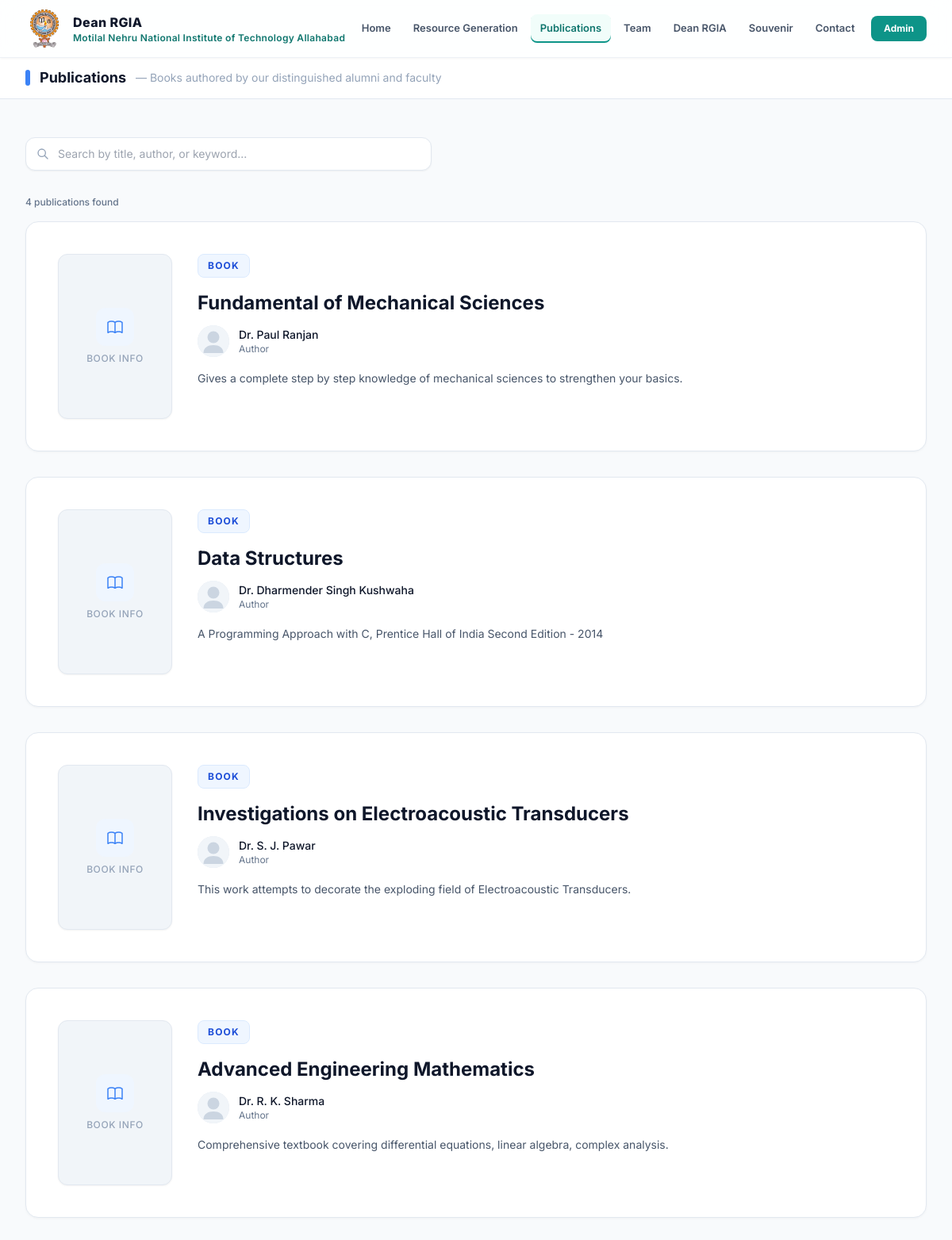
The page /publications.php on the database its author committed.
### tables this page shows
CREATE TABLE IF NOT EXISTS `publications` (
  `id` INT AUTO_INCREMENT PRIMARY KEY,
  `title` VARCHAR(500) NOT NULL,
  `author` VARCHAR(255) NOT NULL,
  `description` TEXT DEFAULT NULL,
  `image` VARCHAR(1000) DEFAULT '',
  `link` VARCHAR(1000) DEFAULT '',
  `created_at` TIMESTAMP DEFAULT CURRENT_TIMESTAMP,
  `updated_at` TIMESTAMP DEFAULT CURRENT_TIMESTAMP ON UPDATE CURRENT_TIMESTAMP
);

### includes/functions.php (called while the page is built, shortened)
<?php
function sanitize($str) {
    return htmlspecialchars(trim($str), ENT_QUOTES, 'UTF-8');
}

### publications.php (the view, shortened to what this page needs)
<?php
require_once __DIR__ . '/includes/functions.php';
$db = getDB();
$publications = $db->query("SELECT * FROM publications ORDER BY created_at DESC")->fetchAll();
include __DIR__ . '/includes/header.php';
?>
<div class="min-h-screen bg-slate-50">
    <div class="bg-white border-b border-slate-200 py-3">
        <div class="max-w-7xl mx-auto px-4 sm:px-6 lg:px-8 flex items-center gap-3">
            <div class="w-1.5 h-5 bg-blue-500 rounded-full"></div>
            <h1 class="text-lg font-bold text-slate-900">Publications</h1>
            <span class="text-slate-400 text-sm hidden sm:inline">— Books authored by our distinguished alumni and faculty</span>
        </div>
    </div>
    <section class="py-12">
        <div class="max-w-7xl mx-auto px-4 sm:px-6 lg:px-8">
            <div class="mb-8">
                <div class="relative max-w-lg">
                    <svg class="absolute left-3.5 top-1/2 -translate-y-1/2 w-4 h-4 text-slate-400" fill="none" viewBox="0 0 24 24" stroke="currentColor"><path stroke-linecap="round" stroke-linejoin="round" stroke-width="2" d="M21 21l-6-6m2-5a7 7 0 11-14 0 7 7 0 0114 0z" /></svg>
                    <input type="text" id="pub-search" placeholder="Search by title, author, or keyword..." class="w-full pl-10 pr-4 py-2.5 rounded-xl bg-white border border-slate-200 text-slate-900 text-sm focus:outline-none focus:ring-2 focus:ring-blue-500/50 shadow-sm">
                </div>
            </div>
            <p id="pub-count" class="text-slate-500 text-xs mb-4 font-medium"></p>
            <?php if (empty($publications)): ?>
                <div class="text-center py-24 glass-card"><p class="text-slate-500 text-lg">No publications found.</p></div>
            <?php else: ?>
            <div id="pub-list" class="space-y-8">
                <?php foreach ($publications as $index => $pub): ?>
                <div class="pub-item glass-card p-8 md:p-10 flex flex-col md:flex-row gap-8 items-start animate-fade-in-up group relative overflow-hidden"
                     data-title="<?php echo strtolower(sanitize($pub['title'])); ?>"
                     data-author="<?php echo strtolower(sanitize($pub['author'])); ?>"
                     data-description="<?php echo strtolower(sanitize($pub['description'] ?? '')); ?>"
                     style="animation-delay: <?php echo $index * 0.05; ?>s">
                    <div class="w-full md:w-36 h-48 md:h-52 rounded-xl bg-slate-100 flex items-center justify-center shrink-0 border border-slate-200 overflow-hidden shadow-sm group-hover:shadow-md transition-shadow">
                        <?php if (!empty($pub['image'])): ?>
                            <img src="<?php echo imageUrl($pub['image']); ?>" alt="<?php echo sanitize($pub['title']); ?>" class="w-full h-full object-cover">
                        <?php else: ?>
                            <div class="text-center p-4">
                                <div class="w-12 h-12 mx-auto mb-2 rounded-xl bg-blue-50 flex items-center justify-center">
                                </div>
                                <p class="text-slate-400 text-xs font-medium uppercase tracking-wider">Book Info</p>
                            </div>
                        <?php endif; ?>
                    </div>
                    <div class="flex-1">
                        <div class="flex items-start gap-3 mb-4">
                            <span class="text-xs font-bold text-blue-700 bg-blue-50 px-3 py-1.5 rounded-lg uppercase tracking-widest shrink-0 border border-blue-100">Book</span>
                        </div>
                        <h3 class="text-2xl font-bold text-slate-900 mb-3 group-hover:text-blue-700 transition-colors"><?php echo sanitize($pub['title']); ?></h3>
                        <div class="flex items-center gap-3 mb-4">
                            <div class="w-10 h-10 rounded-full bg-slate-200 flex items-center justify-center overflow-hidden">
                                <img src="<?php echo BASE_URL; ?>/public/placeholder-professor.svg" alt="<?php echo sanitize($pub['author']); ?>" class="w-full h-full object-cover">
                            </div>
                            <div>
                                <p class="text-slate-900 text-sm font-medium"><?php echo sanitize($pub['author']); ?></p>
                                <p class="text-slate-500 text-xs">Author</p>
                            </div>
                        </div>
                        <p class="text-slate-600 text-sm leading-relaxed"><?php echo sanitize($pub['description']); ?></p>
                    </div>
                </div>
                <?php endforeach; ?>
            </div>
            <?php endif; ?>
        </div>
    </section>
</div>
<?php include __DIR__ . '/includes/footer.php'; ?>

### assets/css/style.css (style rules this page uses)
body { background-color: #f8fafc; color: #0f172a; }
html { scroll-behavior: smooth; }
* { -webkit-font-smoothing: antialiased; -moz-osx-font-smoothing: grayscale; }
.animate-fade-in-up { animation: fadeInUp 0.55s cubic-bezier(0.22, 1, 0.36, 1) both; }
.glass-card { background: #fff; border: 1px solid #e2e8f0; border-radius: 16px; box-shadow: 0 1px 3px rgba(0, 0, 0, 0.04); transition: transform 0.3s cubic-bezier(0.22, 1, 0.36, 1), box-shadow 0.3s cubic-bezier(0.22, 1, 0.36, 1), border-color 0.3s ease; will-change: transform; }
a, button, input, select, textarea { transition-property: color, background-color, border-color, box-shadow; transition-duration: 0.2s; transition-timing-function: ease; }
img { content-visibility: auto; }

### rows shown on the page
publications: image "BOOK INFO", title "Fundamental of Mechanical Sciences", author "Dr. Paul Ranjan", description "Gives a complete step by step knowledge of mechanical sciences to strengthen your basics."
publications: image "BOOK INFO", title "Data Structures", author "Dr. Dharmender Singh Kushwaha", description "A Programming Approach with C, Prentice Hall of India Second Edition - 2014"
publications: image "BOOK INFO", title "Investigations on Electroacoustic Transducers", author "Dr. S. J. Pawar", description "This work attempts to decorate the exploding field of Electroacoustic Transducers."
publications: image "BOOK INFO", title "Advanced Engineering Mathematics", author "Dr. R. K. Sharma", description "Comprehensive textbook covering differential equations, linear algebra, complex analysis."

### other values the page prints
$link['name'] "Home"
$link['name'] "Resource Generation"
$link['name'] "Publications"
$link['name'] "Team"
$link['name'] "Dean RGIA"
$link['name'] "Souvenir"
$link['name'] "Contact"
